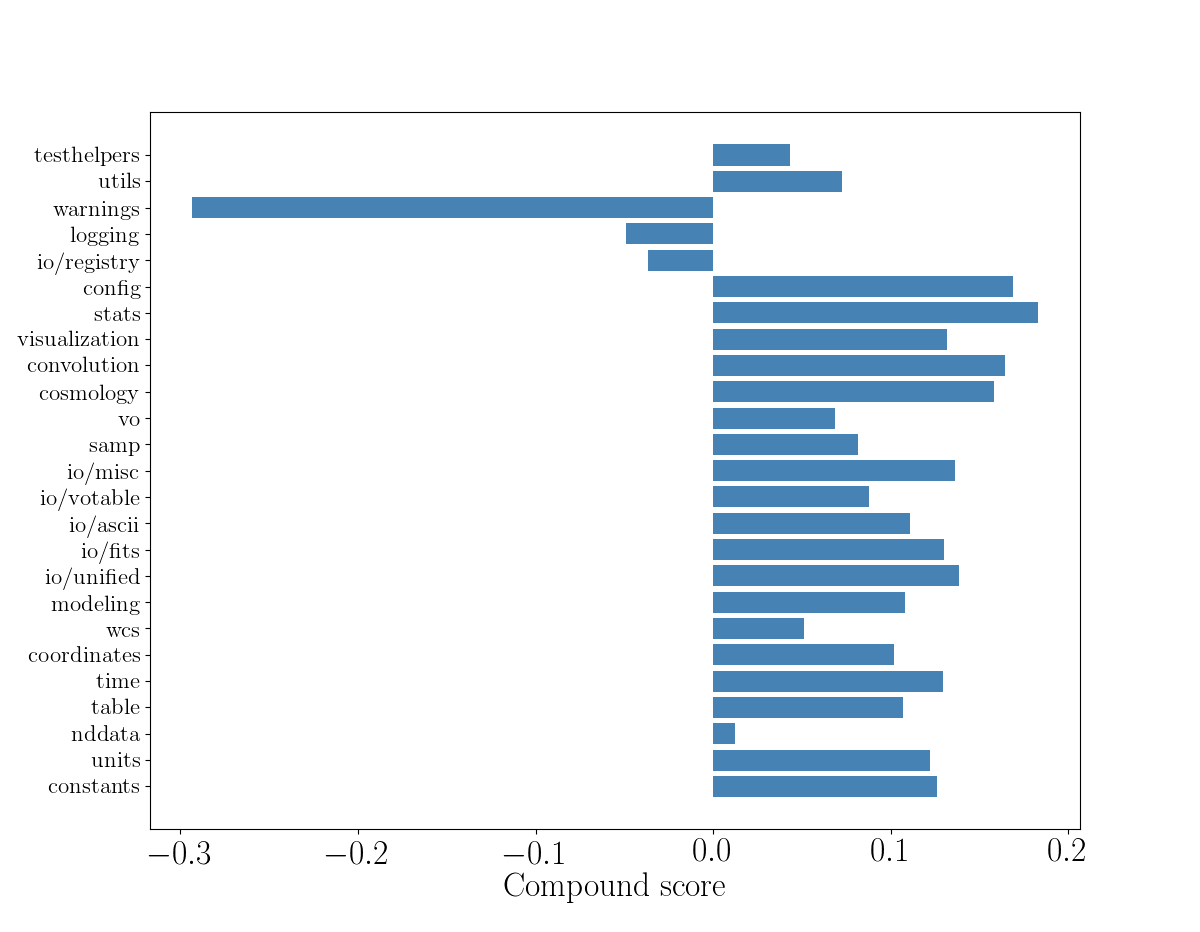

Recreate this plot in Python.
import urllib
from bs4 import BeautifulSoup
from nltk.sentiment.vader import SentimentIntensityAnalyzer
from nltk import tokenize
import matplotlib.pyplot as plt
import numpy as np
'''
Do sentiment analysis on text scraped from a list of websites.

Before running, you must download the nltk resources for vader:
> python
> import nltk
> nltk.download()
'''

def text_from_url(url):
    url_content = urllib.request.urlopen(url).read()                                                                          
    text = BeautifulSoup(url_content, 'html5lib').get_text()
    return text

def measure_sentiment(text):
    '''
    Input: one sentence or small chunk of text
    Result: dict with scores
    '''
    vader = SentimentIntensityAnalyzer()
    score = vader.polarity_scores(text)
    return score

astropydocs = [
               'http://docs.astropy.org/en/stable/constants/index.html',
               'http://docs.astropy.org/en/stable/units/index.html',
               'http://docs.astropy.org/en/stable/nddata/index.html',
               'http://docs.astropy.org/en/stable/table/index.html',
               'http://docs.astropy.org/en/stable/time/index.html',
               'http://docs.astropy.org/en/stable/coordinates/index.html',
               'http://docs.astropy.org/en/stable/wcs/index.html',
               'http://docs.astropy.org/en/stable/modeling/index.html',
               #'http://docs.astropy.org/en/stable/analytic_functions/index.html'
               'http://docs.astropy.org/en/stable/io/unified.html',
               'http://docs.astropy.org/en/stable/io/fits/index.html',
               'http://docs.astropy.org/en/stable/io/ascii/index.html',
               'http://docs.astropy.org/en/stable/io/votable/index.html',
               'http://docs.astropy.org/en/stable/io/misc.html',
               'http://docs.astropy.org/en/stable/samp/index.html',
               'http://docs.astropy.org/en/stable/vo/index.html',
               'http://docs.astropy.org/en/stable/cosmology/index.html',
               'http://docs.astropy.org/en/stable/convolution/index.html',
               'http://docs.astropy.org/en/stable/visualization/index.html',
               'http://docs.astropy.org/en/stable/stats/index.html',
               'http://docs.astropy.org/en/stable/config/index.html',
               'http://docs.astropy.org/en/stable/io/registry.html',
               'http://docs.astropy.org/en/stable/logging.html',
               'http://docs.astropy.org/en/stable/warnings.html',
               'http://docs.astropy.org/en/stable/utils/index.html',
               'http://docs.astropy.org/en/stable/testhelpers.html',
               #'http://docs.astropy.org/en/stable/development/workflow/get_devel_version.html']
               ]

allnames = []
allresults = []
for doc in astropydocs:
    if 'index' in doc:
        name = doc[34:-11]
    else:
        name = doc[34:-5]
    result = 0
    webtext = text_from_url(doc)
    sentences = tokenize.sent_tokenize(webtext)
    for sentence in sentences:
        score = measure_sentiment(sentence)
        result += score['compound']
    result = result/len(sentences)
    print(name, result)
    allnames.append(name)
    allresults.append(result)

fig, ax = plt.subplots()
y_pos = np.arange(len(allnames))
ax.barh(y_pos, allresults, align='center', color='steelblue')
ax.set_yticks(y_pos)
ax.set_yticklabels(allnames, size='small')
ax.set_xlabel('Compound score')
plt.show()
